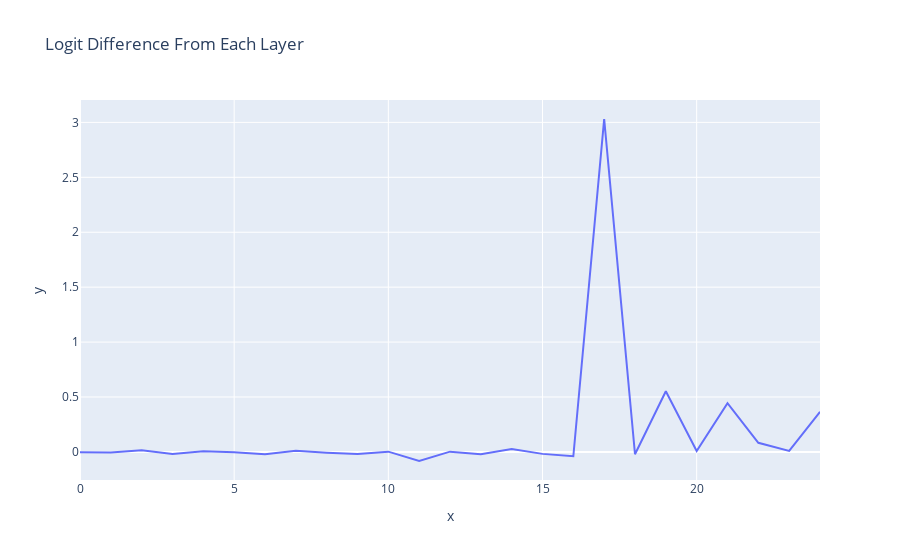

This figure's notebook cell:
### Markdown cell above
### Layer Attribution

### Code cell
per_layer_residual, labels = clean_cache.decompose_resid(layer=-1, pos_slice=-1, return_labels=True)
per_layer_logit_diffs = residual_stack_to_logit_diff(per_layer_residual, clean_cache)
l_line(per_layer_logit_diffs, hover_name=labels, title="Logit Difference From Each Layer")

### Figure 1 — Plotly figure (JSON) as saved in the notebook; plotly's stock layout.template omitted (floating-point values rounded to 4 significant figures)
{"data": [{"hovertemplate": "<b>%{hovertext}</b><br><br>x=%{x}<br>y=%{y}<extra></extra>", "hovertext": ["embed", "0_attn_out", "0_mlp_out", "1_attn_out", "1_mlp_out", "2_attn_out", "2_mlp_out", "3_attn_out", "3_mlp_out", "4_attn_out", "4_mlp_out", "5_attn_out", "5_mlp_out", "6_attn_out", "6_mlp_out", "7_attn_out", "7_mlp_out", "8_attn_out", "8_mlp_out", "9_attn_out", "9_mlp_out", "10_attn_out", "10_mlp_out", "11_attn_out", "11_mlp_out"], "legendgroup": "", "line": {"color": "#636efa", "dash": "solid"}, "marker": {"symbol": "circle"}, "mode": "lines", "name": "", "orientation": "v", "showlegend": false, "type": "scatter", "x": [0, 1, 2, 3, 4, 5, 6, 7, 8, 9, 10, 11, 12, 13, 14, 15, 16, 17, 18, 19, 20, 21, 22, 23, 24], "xaxis": "x", "y": [-0.001889, -0.004734, 0.01429, -0.0186, 0.006915, -0.003317, -0.02052, 0.0105, -0.006518, -0.01773, 0.002707, -0.08253, 0.002635, -0.02088, 0.02645, -0.0177, -0.03947, 3.031, -0.02111, 0.5528, 0.008048, 0.4443, 0.08277, 0.008992, 0.3654], "yaxis": "y"}], "layout": {"legend": {"tracegroupgap": 0}, "title": {"text": "Logit Difference From Each Layer"}, "xaxis": {"anchor": "y", "domain": [0, 1], "title": {"text": "x"}}, "yaxis": {"anchor": "x", "domain": [0, 1], "title": {"text": "y"}}}}
